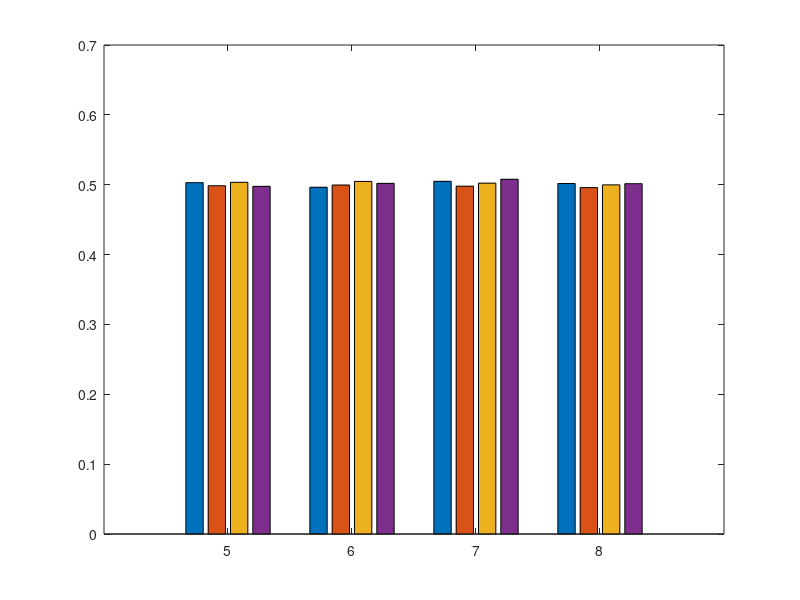

This chart was generated by the following MATLAB code: (Note: this script raises an error after producing the figure.)
clear; close all; clc
textSize = 16;
linewid = 1;


% Attack: Stalking
% MI IS 5 6 7 8
% SI IS 5 6 7 8
% MO IS 5 6 7 8
% SO IS 5 6 7 8

epiImpBMRis = [1-0.4970377604 1-0.5014648438 1-0.4965820312 1-0.5023328993;
    1-0.5036010742 1-0.5004185268 1-0.4952799479 1-0.498046875;
    1-0.4951171875 1-0.5020751953 1-0.4977213542 1-0.4921875;
    1-0.4982766544 1-0.5041155134 1-0.5002034505 1-0.4985351562];
kle = [5, 6, 7, 8];

figure(31)
bar(kle, epiImpBMRis, 'grouped')
hold on
ax = gca;
ax.YAxis.FontSize = 13;
ax.XAxis.FontSize = 13;
ax.YAxis.FontWeight = 'bold';
ax.XAxis.FontWeight = 'bold';
ylim([0 0.9])
legend('Mobile Indoor','Stationary Indoor', 'Mobile Outdoor', 'Stationary Outdoor', 'FontSize',textSize, 'FontWeight','bold', 'Location','northeast')
xlabel('Episode Length', 'FontSize', 15, 'FontWeight','bold')
ylabel('BMR (%)', 'FontSize',15, 'FontWeight','bold')
grid on

% for i=1:length(epiImpBMRis)
%     text(kle(i)-0.3,epiImpBMRis(i,1),num2str(epiImpBMRis(i), '%.4g'), 'FontWeight','bold', 'HorizontalAlignment', 'center', 'VerticalAlignment', 'bottom')
%     text(kle(i)-0.1,epiImpBMRis(i,2),num2str(epiImpBMRis(i), '%.4g'), 'FontWeight','bold', 'HorizontalAlignment', 'center', 'VerticalAlignment', 'bottom')
%     text(kle(i)+0.1,epiImpBMRis(i,3),num2str(epiImpBMRis(i), '%.4g'), 'FontWeight','bold', 'HorizontalAlignment', 'center', 'VerticalAlignment', 'bottom')
%     text(kle(i)+0.3,epiImpBMRis(i,4),num2str(epiImpBMRis(i), '%.4g'), 'FontWeight','bold', 'HorizontalAlignment', 'center', 'VerticalAlignment', 'bottom')
% end

print('inferBMR','-depsc')
